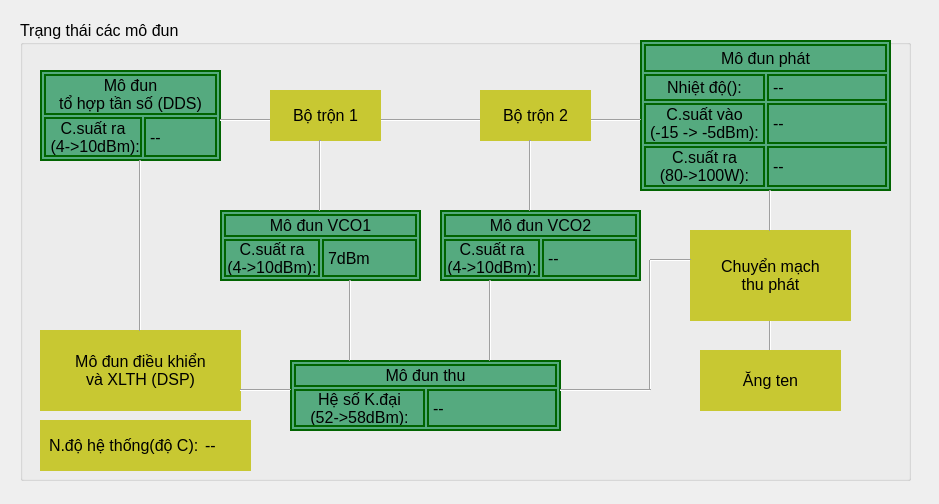
<?xml version="1.0" encoding="UTF-8"?>
<ui version="4.0">
 <class>StatusWindow</class>
 <widget class="QMainWindow" name="StatusWindow">
  <property name="geometry">
   <rect>
    <x>0</x>
    <y>0</y>
    <width>939</width>
    <height>504</height>
   </rect>
  </property>
  <property name="font">
   <font>
    <pointsize>16</pointsize>
   </font>
  </property>
  <property name="windowTitle">
   <string>MainWindow</string>
  </property>
  <widget class="QWidget" name="centralwidget">
   <widget class="QGroupBox" name="groupBox">
    <property name="geometry">
     <rect>
      <x>20</x>
      <y>20</y>
      <width>891</width>
      <height>461</height>
     </rect>
    </property>
    <property name="font">
     <font>
      <pointsize>12</pointsize>
     </font>
    </property>
    <property name="title">
     <string>Trạng thái các mô đun</string>
    </property>
    <widget class="QFrame" name="frame_5">
     <property name="geometry">
      <rect>
       <x>270</x>
       <y>340</y>
       <width>271</width>
       <height>71</height>
      </rect>
     </property>
     <property name="font">
      <font>
       <pointsize>12</pointsize>
      </font>
     </property>
     <property name="styleSheet">
      <string notr="true">background-color: rgb(85, 170, 127);
border: 2px solid darkgreen;
</string>
     </property>
     <property name="frameShape">
      <enum>QFrame::StyledPanel</enum>
     </property>
     <property name="frameShadow">
      <enum>QFrame::Raised</enum>
     </property>
     <layout class="QGridLayout" name="gridLayout_5">
      <property name="leftMargin">
       <number>2</number>
      </property>
      <property name="topMargin">
       <number>2</number>
      </property>
      <property name="rightMargin">
       <number>2</number>
      </property>
      <property name="bottomMargin">
       <number>2</number>
      </property>
      <property name="spacing">
       <number>2</number>
      </property>
      <item row="1" column="1">
       <widget class="QLabel" name="label_res_receiver">
        <property name="font">
         <font>
          <pointsize>12</pointsize>
         </font>
        </property>
        <property name="text">
         <string>--</string>
        </property>
       </widget>
      </item>
      <item row="1" column="0">
       <widget class="QLabel" name="label_123">
        <property name="font">
         <font>
          <pointsize>12</pointsize>
         </font>
        </property>
        <property name="text">
         <string>Hệ số K.đại
(52-&gt;58dBm):</string>
        </property>
        <property name="alignment">
         <set>Qt::AlignCenter</set>
        </property>
       </widget>
      </item>
      <item row="0" column="0" colspan="2">
       <widget class="QLabel" name="label_5">
        <property name="font">
         <font>
          <pointsize>12</pointsize>
         </font>
        </property>
        <property name="text">
         <string>Mô đun thu</string>
        </property>
        <property name="alignment">
         <set>Qt::AlignCenter</set>
        </property>
       </widget>
      </item>
     </layout>
    </widget>
    <widget class="QFrame" name="frame">
     <property name="geometry">
      <rect>
       <x>20</x>
       <y>50</y>
       <width>181</width>
       <height>91</height>
      </rect>
     </property>
     <property name="font">
      <font>
       <pointsize>12</pointsize>
      </font>
     </property>
     <property name="styleSheet">
      <string notr="true">background-color: rgb(85, 170, 127);
border: 2px solid darkgreen;
</string>
     </property>
     <property name="frameShape">
      <enum>QFrame::StyledPanel</enum>
     </property>
     <property name="frameShadow">
      <enum>QFrame::Raised</enum>
     </property>
     <layout class="QGridLayout" name="gridLayout">
      <property name="leftMargin">
       <number>2</number>
      </property>
      <property name="topMargin">
       <number>2</number>
      </property>
      <property name="rightMargin">
       <number>2</number>
      </property>
      <property name="bottomMargin">
       <number>2</number>
      </property>
      <property name="spacing">
       <number>2</number>
      </property>
      <item row="1" column="0">
       <widget class="QLabel" name="label_128">
        <property name="font">
         <font>
          <pointsize>12</pointsize>
         </font>
        </property>
        <property name="text">
         <string>C.suất ra
 (4-&gt;10dBm):</string>
        </property>
        <property name="alignment">
         <set>Qt::AlignCenter</set>
        </property>
       </widget>
      </item>
      <item row="0" column="0" colspan="2">
       <widget class="QLabel" name="label">
        <property name="font">
         <font>
          <pointsize>12</pointsize>
         </font>
        </property>
        <property name="text">
         <string>Mô đun 
tổ hợp tần số (DDS)</string>
        </property>
        <property name="alignment">
         <set>Qt::AlignCenter</set>
        </property>
       </widget>
      </item>
      <item row="1" column="1">
       <widget class="QLabel" name="label_res_dds_out">
        <property name="font">
         <font>
          <pointsize>12</pointsize>
         </font>
        </property>
        <property name="text">
         <string>--</string>
        </property>
       </widget>
      </item>
     </layout>
    </widget>
    <widget class="QFrame" name="frame_4">
     <property name="geometry">
      <rect>
       <x>420</x>
       <y>190</y>
       <width>201</width>
       <height>71</height>
      </rect>
     </property>
     <property name="font">
      <font>
       <pointsize>12</pointsize>
      </font>
     </property>
     <property name="styleSheet">
      <string notr="true">background-color: rgb(85, 170, 127);
border: 2px solid darkgreen;
</string>
     </property>
     <property name="frameShape">
      <enum>QFrame::StyledPanel</enum>
     </property>
     <property name="frameShadow">
      <enum>QFrame::Raised</enum>
     </property>
     <layout class="QGridLayout" name="gridLayout_4">
      <property name="leftMargin">
       <number>2</number>
      </property>
      <property name="topMargin">
       <number>2</number>
      </property>
      <property name="rightMargin">
       <number>2</number>
      </property>
      <property name="bottomMargin">
       <number>2</number>
      </property>
      <property name="spacing">
       <number>2</number>
      </property>
      <item row="0" column="0" colspan="2">
       <widget class="QLabel" name="label_4">
        <property name="font">
         <font>
          <pointsize>12</pointsize>
         </font>
        </property>
        <property name="text">
         <string>Mô đun VCO2</string>
        </property>
        <property name="alignment">
         <set>Qt::AlignCenter</set>
        </property>
       </widget>
      </item>
      <item row="1" column="0">
       <widget class="QLabel" name="label_127">
        <property name="font">
         <font>
          <pointsize>12</pointsize>
         </font>
        </property>
        <property name="text">
         <string>C.suất ra
(4-&gt;10dBm):</string>
        </property>
        <property name="alignment">
         <set>Qt::AlignCenter</set>
        </property>
       </widget>
      </item>
      <item row="1" column="1">
       <widget class="QLabel" name="label_vco2_output">
        <property name="font">
         <font>
          <pointsize>12</pointsize>
         </font>
        </property>
        <property name="text">
         <string>--</string>
        </property>
       </widget>
      </item>
     </layout>
    </widget>
    <widget class="QFrame" name="frame_3">
     <property name="geometry">
      <rect>
       <x>200</x>
       <y>190</y>
       <width>201</width>
       <height>71</height>
      </rect>
     </property>
     <property name="font">
      <font>
       <pointsize>12</pointsize>
      </font>
     </property>
     <property name="styleSheet">
      <string notr="true">background-color: rgb(85, 170, 127);
border: 2px solid darkgreen;
</string>
     </property>
     <property name="frameShape">
      <enum>QFrame::StyledPanel</enum>
     </property>
     <property name="frameShadow">
      <enum>QFrame::Raised</enum>
     </property>
     <layout class="QGridLayout" name="gridLayout_3">
      <property name="leftMargin">
       <number>2</number>
      </property>
      <property name="topMargin">
       <number>2</number>
      </property>
      <property name="rightMargin">
       <number>2</number>
      </property>
      <property name="bottomMargin">
       <number>2</number>
      </property>
      <property name="spacing">
       <number>2</number>
      </property>
      <item row="0" column="0" colspan="2">
       <widget class="QLabel" name="label_3">
        <property name="font">
         <font>
          <pointsize>12</pointsize>
         </font>
        </property>
        <property name="text">
         <string>Mô đun VCO1</string>
        </property>
        <property name="alignment">
         <set>Qt::AlignCenter</set>
        </property>
       </widget>
      </item>
      <item row="1" column="0">
       <widget class="QLabel" name="label_129">
        <property name="font">
         <font>
          <pointsize>12</pointsize>
         </font>
        </property>
        <property name="text">
         <string>C.suất ra
(4-&gt;10dBm):</string>
        </property>
        <property name="alignment">
         <set>Qt::AlignCenter</set>
        </property>
       </widget>
      </item>
      <item row="1" column="1">
       <widget class="QLabel" name="label_vco2_output_2">
        <property name="font">
         <font>
          <pointsize>12</pointsize>
         </font>
        </property>
        <property name="text">
         <string>7dBm</string>
        </property>
       </widget>
      </item>
     </layout>
    </widget>
    <widget class="QFrame" name="frame_2">
     <property name="geometry">
      <rect>
       <x>20</x>
       <y>310</y>
       <width>201</width>
       <height>81</height>
      </rect>
     </property>
     <property name="font">
      <font>
       <pointsize>12</pointsize>
      </font>
     </property>
     <property name="styleSheet">
      <string notr="true">background-color: rgb(200, 200, 50);
border: 2px;
border-color: rgb(100,100,10);</string>
     </property>
     <property name="frameShape">
      <enum>QFrame::StyledPanel</enum>
     </property>
     <property name="frameShadow">
      <enum>QFrame::Raised</enum>
     </property>
     <layout class="QGridLayout" name="gridLayout_2">
      <item row="0" column="0" colspan="2">
       <widget class="QLabel" name="label_2">
        <property name="font">
         <font>
          <pointsize>12</pointsize>
         </font>
        </property>
        <property name="text">
         <string>Mô đun điều khiển
và XLTH (DSP)</string>
        </property>
        <property name="alignment">
         <set>Qt::AlignCenter</set>
        </property>
       </widget>
      </item>
     </layout>
    </widget>
    <widget class="QFrame" name="frame_6">
     <property name="geometry">
      <rect>
       <x>620</x>
       <y>20</y>
       <width>251</width>
       <height>151</height>
      </rect>
     </property>
     <property name="font">
      <font>
       <pointsize>12</pointsize>
      </font>
     </property>
     <property name="styleSheet">
      <string notr="true">background-color: rgb(85, 170, 127);
border: 2px solid darkgreen;
</string>
     </property>
     <property name="frameShape">
      <enum>QFrame::StyledPanel</enum>
     </property>
     <property name="frameShadow">
      <enum>QFrame::Raised</enum>
     </property>
     <layout class="QGridLayout" name="gridLayout_6">
      <property name="leftMargin">
       <number>2</number>
      </property>
      <property name="topMargin">
       <number>2</number>
      </property>
      <property name="rightMargin">
       <number>2</number>
      </property>
      <property name="bottomMargin">
       <number>2</number>
      </property>
      <property name="spacing">
       <number>2</number>
      </property>
      <item row="2" column="0">
       <widget class="QLabel" name="label_125">
        <property name="font">
         <font>
          <pointsize>12</pointsize>
         </font>
        </property>
        <property name="text">
         <string>C.suất vào
(-15 -&gt; -5dBm):</string>
        </property>
        <property name="alignment">
         <set>Qt::AlignCenter</set>
        </property>
       </widget>
      </item>
      <item row="1" column="1">
       <widget class="QLabel" name="label_res_trans_temp">
        <property name="font">
         <font>
          <pointsize>12</pointsize>
         </font>
        </property>
        <property name="text">
         <string>--</string>
        </property>
       </widget>
      </item>
      <item row="0" column="0" colspan="2">
       <widget class="QLabel" name="label_6">
        <property name="font">
         <font>
          <pointsize>12</pointsize>
         </font>
        </property>
        <property name="text">
         <string>Mô đun phát</string>
        </property>
        <property name="alignment">
         <set>Qt::AlignCenter</set>
        </property>
       </widget>
      </item>
      <item row="3" column="1">
       <widget class="QLabel" name="label_trans_output">
        <property name="font">
         <font>
          <pointsize>12</pointsize>
         </font>
        </property>
        <property name="text">
         <string>--</string>
        </property>
       </widget>
      </item>
      <item row="3" column="0">
       <widget class="QLabel" name="label_126">
        <property name="font">
         <font>
          <pointsize>12</pointsize>
         </font>
        </property>
        <property name="text">
         <string>C.suất ra
(80-&gt;100W):</string>
        </property>
        <property name="alignment">
         <set>Qt::AlignCenter</set>
        </property>
       </widget>
      </item>
      <item row="2" column="1">
       <widget class="QLabel" name="label_trans_input">
        <property name="font">
         <font>
          <pointsize>12</pointsize>
         </font>
        </property>
        <property name="text">
         <string>--</string>
        </property>
       </widget>
      </item>
      <item row="1" column="0">
       <widget class="QLabel" name="label_124">
        <property name="font">
         <font>
          <pointsize>12</pointsize>
         </font>
        </property>
        <property name="text">
         <string>Nhiệt độ():</string>
        </property>
        <property name="alignment">
         <set>Qt::AlignCenter</set>
        </property>
       </widget>
      </item>
     </layout>
    </widget>
    <widget class="Line" name="line">
     <property name="geometry">
      <rect>
       <x>200</x>
       <y>90</y>
       <width>51</width>
       <height>20</height>
      </rect>
     </property>
     <property name="font">
      <font>
       <pointsize>12</pointsize>
      </font>
     </property>
     <property name="orientation">
      <enum>Qt::Horizontal</enum>
     </property>
    </widget>
    <widget class="Line" name="line_2">
     <property name="geometry">
      <rect>
       <x>460</x>
       <y>260</y>
       <width>20</width>
       <height>81</height>
      </rect>
     </property>
     <property name="font">
      <font>
       <pointsize>12</pointsize>
      </font>
     </property>
     <property name="orientation">
      <enum>Qt::Vertical</enum>
     </property>
    </widget>
    <widget class="Line" name="line_3">
     <property name="geometry">
      <rect>
       <x>320</x>
       <y>260</y>
       <width>20</width>
       <height>81</height>
      </rect>
     </property>
     <property name="font">
      <font>
       <pointsize>12</pointsize>
      </font>
     </property>
     <property name="orientation">
      <enum>Qt::Vertical</enum>
     </property>
    </widget>
    <widget class="Line" name="line_4">
     <property name="geometry">
      <rect>
       <x>620</x>
       <y>240</y>
       <width>20</width>
       <height>131</height>
      </rect>
     </property>
     <property name="font">
      <font>
       <pointsize>12</pointsize>
      </font>
     </property>
     <property name="orientation">
      <enum>Qt::Vertical</enum>
     </property>
    </widget>
    <widget class="Line" name="line_5">
     <property name="geometry">
      <rect>
       <x>740</x>
       <y>280</y>
       <width>20</width>
       <height>51</height>
      </rect>
     </property>
     <property name="font">
      <font>
       <pointsize>12</pointsize>
      </font>
     </property>
     <property name="orientation">
      <enum>Qt::Vertical</enum>
     </property>
    </widget>
    <widget class="QFrame" name="frame_7">
     <property name="geometry">
      <rect>
       <x>670</x>
       <y>210</y>
       <width>161</width>
       <height>91</height>
      </rect>
     </property>
     <property name="font">
      <font>
       <pointsize>12</pointsize>
      </font>
     </property>
     <property name="styleSheet">
      <string notr="true">background-color: rgb(200, 200, 50);
border: 2px;
border-color: rgb(100,100,10);</string>
     </property>
     <property name="frameShape">
      <enum>QFrame::StyledPanel</enum>
     </property>
     <property name="frameShadow">
      <enum>QFrame::Raised</enum>
     </property>
     <layout class="QGridLayout" name="gridLayout_7">
      <item row="0" column="0">
       <widget class="QLabel" name="label_8">
        <property name="font">
         <font>
          <pointsize>12</pointsize>
         </font>
        </property>
        <property name="text">
         <string>Chuyển mạch
thu phát</string>
        </property>
        <property name="alignment">
         <set>Qt::AlignCenter</set>
        </property>
       </widget>
      </item>
     </layout>
    </widget>
    <widget class="QFrame" name="frame_8">
     <property name="geometry">
      <rect>
       <x>680</x>
       <y>330</y>
       <width>141</width>
       <height>61</height>
      </rect>
     </property>
     <property name="font">
      <font>
       <pointsize>12</pointsize>
      </font>
     </property>
     <property name="styleSheet">
      <string notr="true">background-color: rgb(200, 200, 50);
border: 2px;
border-color: rgb(100,100,10);</string>
     </property>
     <property name="frameShape">
      <enum>QFrame::StyledPanel</enum>
     </property>
     <property name="frameShadow">
      <enum>QFrame::Raised</enum>
     </property>
     <layout class="QGridLayout" name="gridLayout_8">
      <item row="0" column="0">
       <widget class="QLabel" name="label_9">
        <property name="font">
         <font>
          <pointsize>12</pointsize>
         </font>
        </property>
        <property name="text">
         <string>Ăng ten</string>
        </property>
        <property name="alignment">
         <set>Qt::AlignCenter</set>
        </property>
       </widget>
      </item>
     </layout>
    </widget>
    <widget class="Line" name="line_6">
     <property name="geometry">
      <rect>
       <x>360</x>
       <y>90</y>
       <width>101</width>
       <height>20</height>
      </rect>
     </property>
     <property name="font">
      <font>
       <pointsize>12</pointsize>
      </font>
     </property>
     <property name="orientation">
      <enum>Qt::Horizontal</enum>
     </property>
    </widget>
    <widget class="Line" name="line_7">
     <property name="geometry">
      <rect>
       <x>570</x>
       <y>90</y>
       <width>51</width>
       <height>20</height>
      </rect>
     </property>
     <property name="font">
      <font>
       <pointsize>12</pointsize>
      </font>
     </property>
     <property name="orientation">
      <enum>Qt::Horizontal</enum>
     </property>
    </widget>
    <widget class="Line" name="line_8">
     <property name="geometry">
      <rect>
       <x>740</x>
       <y>170</y>
       <width>20</width>
       <height>41</height>
      </rect>
     </property>
     <property name="font">
      <font>
       <pointsize>12</pointsize>
      </font>
     </property>
     <property name="orientation">
      <enum>Qt::Vertical</enum>
     </property>
    </widget>
    <widget class="Line" name="line_9">
     <property name="geometry">
      <rect>
       <x>540</x>
       <y>360</y>
       <width>91</width>
       <height>20</height>
      </rect>
     </property>
     <property name="font">
      <font>
       <pointsize>12</pointsize>
      </font>
     </property>
     <property name="orientation">
      <enum>Qt::Horizontal</enum>
     </property>
    </widget>
    <widget class="Line" name="line_10">
     <property name="geometry">
      <rect>
       <x>630</x>
       <y>230</y>
       <width>41</width>
       <height>20</height>
      </rect>
     </property>
     <property name="font">
      <font>
       <pointsize>12</pointsize>
      </font>
     </property>
     <property name="orientation">
      <enum>Qt::Horizontal</enum>
     </property>
    </widget>
    <widget class="Line" name="line_11">
     <property name="geometry">
      <rect>
       <x>110</x>
       <y>140</y>
       <width>20</width>
       <height>171</height>
      </rect>
     </property>
     <property name="font">
      <font>
       <pointsize>12</pointsize>
      </font>
     </property>
     <property name="orientation">
      <enum>Qt::Vertical</enum>
     </property>
    </widget>
    <widget class="Line" name="line_12">
     <property name="geometry">
      <rect>
       <x>220</x>
       <y>360</y>
       <width>51</width>
       <height>20</height>
      </rect>
     </property>
     <property name="font">
      <font>
       <pointsize>12</pointsize>
      </font>
     </property>
     <property name="orientation">
      <enum>Qt::Horizontal</enum>
     </property>
    </widget>
    <widget class="QFrame" name="frame_9">
     <property name="geometry">
      <rect>
       <x>250</x>
       <y>70</y>
       <width>111</width>
       <height>51</height>
      </rect>
     </property>
     <property name="font">
      <font>
       <pointsize>12</pointsize>
      </font>
     </property>
     <property name="styleSheet">
      <string notr="true">background-color: rgb(200, 200, 50);
border: 2px;
border-color: rgb(100,100,10);</string>
     </property>
     <property name="frameShape">
      <enum>QFrame::StyledPanel</enum>
     </property>
     <property name="frameShadow">
      <enum>QFrame::Raised</enum>
     </property>
     <layout class="QGridLayout" name="gridLayout_9">
      <item row="0" column="0">
       <widget class="QLabel" name="label_10">
        <property name="font">
         <font>
          <pointsize>12</pointsize>
         </font>
        </property>
        <property name="text">
         <string>Bộ trộn 1</string>
        </property>
        <property name="alignment">
         <set>Qt::AlignCenter</set>
        </property>
       </widget>
      </item>
     </layout>
    </widget>
    <widget class="QFrame" name="frame_10">
     <property name="geometry">
      <rect>
       <x>460</x>
       <y>70</y>
       <width>111</width>
       <height>51</height>
      </rect>
     </property>
     <property name="font">
      <font>
       <pointsize>12</pointsize>
      </font>
     </property>
     <property name="styleSheet">
      <string notr="true">background-color: rgb(200, 200, 50);
border: 2px;
border-color: rgb(100,100,10);</string>
     </property>
     <property name="frameShape">
      <enum>QFrame::StyledPanel</enum>
     </property>
     <property name="frameShadow">
      <enum>QFrame::Raised</enum>
     </property>
     <layout class="QGridLayout" name="gridLayout_10">
      <item row="0" column="0">
       <widget class="QLabel" name="label_11">
        <property name="font">
         <font>
          <pointsize>12</pointsize>
         </font>
        </property>
        <property name="text">
         <string>Bộ trộn 2</string>
        </property>
        <property name="alignment">
         <set>Qt::AlignCenter</set>
        </property>
       </widget>
      </item>
     </layout>
    </widget>
    <widget class="Line" name="line_13">
     <property name="geometry">
      <rect>
       <x>290</x>
       <y>120</y>
       <width>20</width>
       <height>71</height>
      </rect>
     </property>
     <property name="font">
      <font>
       <pointsize>12</pointsize>
      </font>
     </property>
     <property name="orientation">
      <enum>Qt::Vertical</enum>
     </property>
    </widget>
    <widget class="Line" name="line_14">
     <property name="geometry">
      <rect>
       <x>500</x>
       <y>120</y>
       <width>20</width>
       <height>71</height>
      </rect>
     </property>
     <property name="font">
      <font>
       <pointsize>12</pointsize>
      </font>
     </property>
     <property name="orientation">
      <enum>Qt::Vertical</enum>
     </property>
    </widget>
    <widget class="QFrame" name="frame_11">
     <property name="geometry">
      <rect>
       <x>20</x>
       <y>400</y>
       <width>211</width>
       <height>51</height>
      </rect>
     </property>
     <property name="font">
      <font>
       <pointsize>12</pointsize>
      </font>
     </property>
     <property name="styleSheet">
      <string notr="true">background-color: rgb(200, 200, 50);
border: 2px;
border-color: rgb(100,100,10);</string>
     </property>
     <property name="frameShape">
      <enum>QFrame::StyledPanel</enum>
     </property>
     <property name="frameShadow">
      <enum>QFrame::Raised</enum>
     </property>
     <layout class="QGridLayout" name="gridLayout_11">
      <item row="0" column="1">
       <widget class="QLabel" name="label_res_main_temp">
        <property name="font">
         <font>
          <pointsize>12</pointsize>
         </font>
        </property>
        <property name="text">
         <string>--</string>
        </property>
       </widget>
      </item>
      <item row="0" column="0">
       <widget class="QLabel" name="label_1256">
        <property name="font">
         <font>
          <pointsize>12</pointsize>
         </font>
        </property>
        <property name="text">
         <string>N.độ hệ thống(độ C):</string>
        </property>
       </widget>
      </item>
     </layout>
    </widget>
   </widget>
  </widget>
 </widget>
 <resources/>
 <connections/>
</ui>
